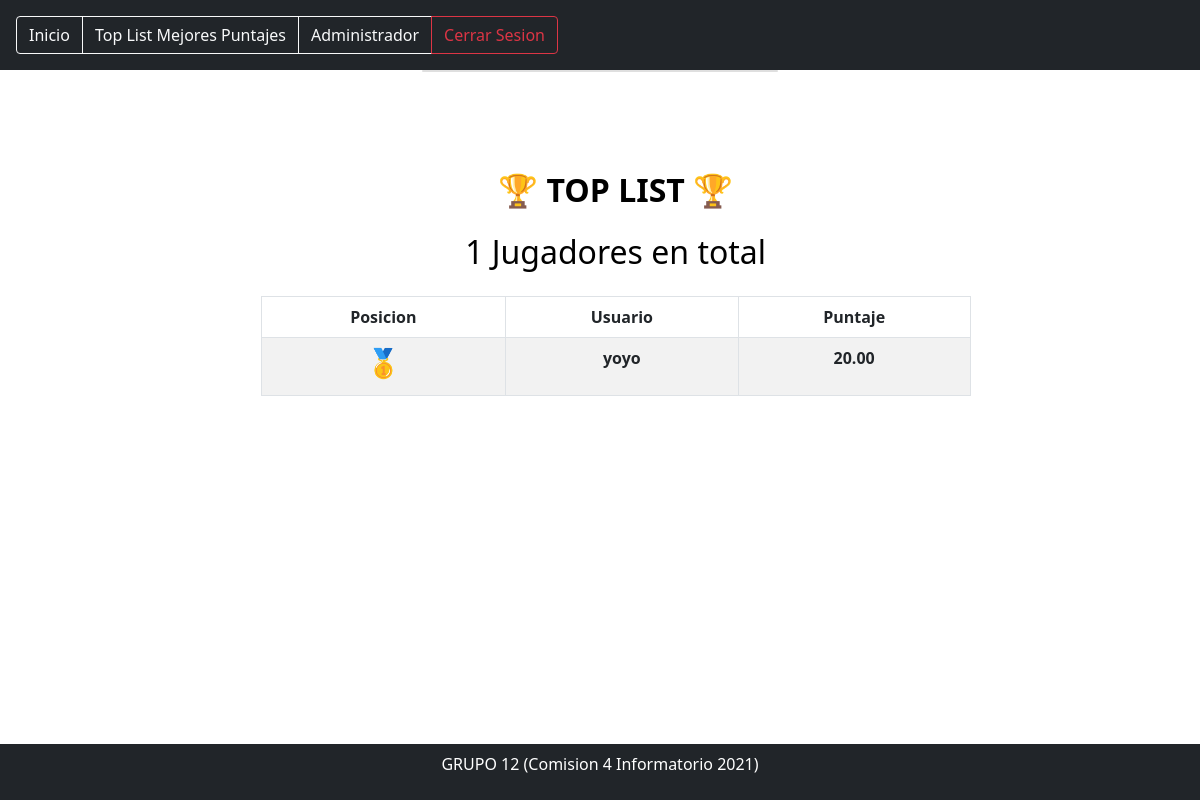
The page /tablero/ (signed in) on the database as committed earlier.
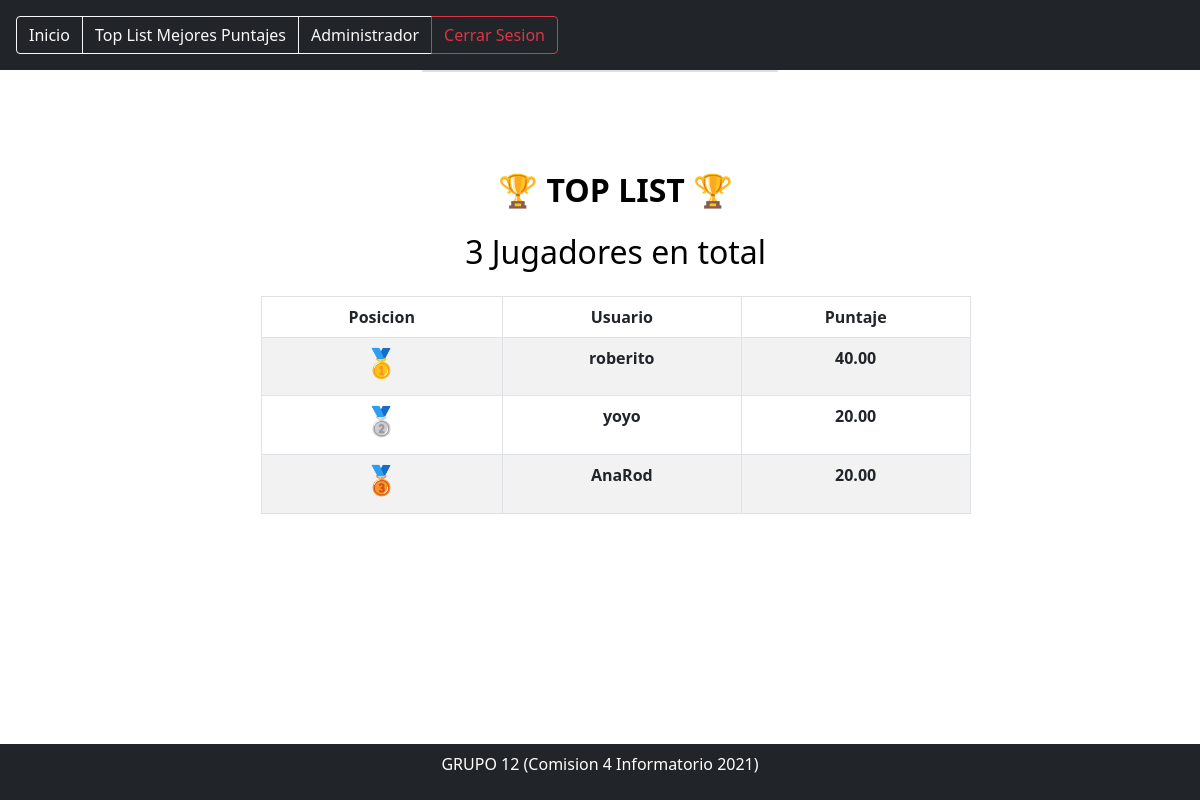
The same page on the database as committed later.
### juego/models.py (models this page shows, shortened)
class QuizUsuario(models.Model):
	usuario = models.OneToOneField(User, on_delete=models.CASCADE)
	puntaje_total = models.DecimalField(verbose_name='Puntaje Total', default=0, decimal_places=2, max_digits=10)

### juego/views.py (the view)
# urls.py: path('tablero/', tablero, name='tablero'),
@login_required()
def tablero(request):
	total_usaurios_quiz = QuizUsuario.objects.order_by('-puntaje_total')[:10]
	contador = total_usaurios_quiz.count()
	context = {
		'usuario_quiz':total_usaurios_quiz,
		'contar_user':contador
	}
	return render(request, 'juego/tablero.html', context)

### template/juego/tablero.html (shortened to what this page needs)
{% extends 'base.html' %}
{% block content %}
{% include "navbar/navbarinicio.html" %}
<div class="container">
    <div class="row">
        <div class="col-12 col-sm-8 col-md-6 col-lg-4 offset-sm-2 offset-md-3 offset-lg-4">
            <div class="card">
                <form class="box" method="POST" style="color: rgb(0, 0, 0);">
                    <h2 class="text-center ">&#127942 <strong>TOP LIST</strong> &#127942</h2>
                    <h2 class="text-center my-4">{{ contar_user }} Jugadores en total </h2>
                    <table class="table table-striped table-bordered">
		<thead>
			<tr>
				<th><strong>Posicion</strong></th>
				<th><strong>Usuario</strong></th>
				<th><strong>Puntaje</strong></th>
			</tr>
		</thead>
		<tbody>
			{% for user_quiz in usuario_quiz %}
				<tr>
					<th>{% if forloop.counter == 1 %} <h3>&#129351</h3>{% elif forloop.counter == 2 %} <h3>&#129352</h3> {% elif forloop.counter == 3 %} <h3>&#129353</h3>{% else %}{{forloop.counter}}{% endif %}</th>
					<th>{{user_quiz.usuario.username}}</th>
					<th>{{user_quiz.puntaje_total}}</th>
				</tr>
			{% endfor %}
		</tbody>
	</table>
</div>
{% endblock %}

Rows that differ between the two databases and show on the page:
added QuizUsuario: usuario.username "roberito", puntaje_total "40.00"
computed for QuizUsuario "yoyo": text "🥇" → "🥈"
added QuizUsuario: usuario.username "AnaRod", puntaje_total "20.00"
Other text that changed with them:
{{ contar_user }}: "1" → "3"
